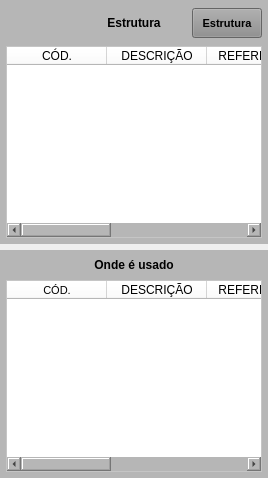
        <widget class="QWidget" name="widget_8" native="true">
         <property name="minimumSize">
          <size>
           <width>0</width>
           <height>0</height>
          </size>
         </property>
         <property name="maximumSize">
          <size>
           <width>16777215</width>
           <height>16777215</height>
          </size>
         </property>
         <layout class="QVBoxLayout" name="verticalLayout_12">
          <property name="leftMargin">
           <number>0</number>
          </property>
          <property name="topMargin">
           <number>0</number>
          </property>
          <property name="rightMargin">
           <number>0</number>
          </property>
          <property name="bottomMargin">
           <number>0</number>
          </property>
          <item>
           <widget class="QWidget" name="widget_Estrutura" native="true">
            <property name="styleSheet">
             <string notr="true">background-color: rgb(182, 182, 182);</string>
            </property>
            <layout class="QVBoxLayout" name="verticalLayout_9">
             <property name="leftMargin">
              <number>6</number>
             </property>
             <property name="topMargin">
              <number>0</number>
             </property>
             <property name="rightMargin">
              <number>6</number>
             </property>
             <property name="bottomMargin">
              <number>6</number>
             </property>
             <item>
              <widget class="QWidget" name="widget_20" native="true">
               <property name="minimumSize">
                <size>
                 <width>0</width>
                 <height>40</height>
                </size>
               </property>
               <property name="maximumSize">
                <size>
                 <width>16777215</width>
                 <height>40</height>
                </size>
               </property>
               <layout class="QHBoxLayout" name="horizontalLayout_10">
                <property name="leftMargin">
                 <number>0</number>
                </property>
                <property name="topMargin">
                 <number>6</number>
                </property>
                <property name="rightMargin">
                 <number>0</number>
                </property>
                <property name="bottomMargin">
                 <number>0</number>
                </property>
                <item>
                 <widget class="QLabel" name="label_11">
                  <property name="minimumSize">
                   <size>
                    <width>70</width>
                    <height>0</height>
                   </size>
                  </property>
                  <property name="maximumSize">
                   <size>
                    <width>70</width>
                    <height>16777215</height>
                   </size>
                  </property>
                  <property name="text">
                   <string/>
                  </property>
                 </widget>
                </item>
                <item>
                 <widget class="QLabel" name="label_Titulo_2">
                  <property name="minimumSize">
                   <size>
                    <width>0</width>
                    <height>18</height>
                   </size>
                  </property>
                  <property name="maximumSize">
                   <size>
                    <width>16777215</width>
                    <height>18</height>
                   </size>
                  </property>
                  <property name="font">
                   <font>
                    <pointsize>9</pointsize>
                    <weight>75</weight>
                    <bold>true</bold>
                   </font>
                  </property>
                  <property name="text">
                   <string>Estrutura</string>
                  </property>
                  <property name="alignment">
                   <set>Qt::AlignCenter</set>
                  </property>
                 </widget>
                </item>
                <item>
                 <widget class="QWidget" name="widget_24" native="true">
                  <property name="minimumSize">
                   <size>
                    <width>70</width>
                    <height>30</height>
                   </size>
                  </property>
                  <property name="maximumSize">
                   <size>
                    <width>70</width>
                    <height>30</height>
                   </size>
                  </property>
                  <property name="sizeIncrement">
                   <size>
                    <width>0</width>
                    <height>0</height>
                   </size>
                  </property>
                  <layout class="QHBoxLayout" name="horizontalLayout_22">
                   <property name="spacing">
                    <number>0</number>
                   </property>
                   <property name="leftMargin">
                    <number>0</number>
                   </property>
                   <property name="topMargin">
                    <number>0</number>
                   </property>
                   <property name="rightMargin">
                    <number>0</number>
                   </property>
                   <property name="bottomMargin">
                    <number>0</number>
                   </property>
                   <item>
                    <widget class="QPushButton" name="btn_Estrutura">
                     <property name="sizePolicy">
                      <sizepolicy hsizetype="Preferred" vsizetype="Preferred">
                       <horstretch>0</horstretch>
                       <verstretch>0</verstretch>
                      </sizepolicy>
                     </property>
                     <property name="minimumSize">
                      <size>
                       <width>0</width>
                       <height>0</height>
                      </size>
                     </property>
                     <property name="maximumSize">
                      <size>
                       <width>16777215</width>
                       <height>16777215</height>
                      </size>
                     </property>
                     <property name="font">
                      <font>
                       <pointsize>8</pointsize>
                       <weight>75</weight>
                       <bold>true</bold>
                      </font>
                     </property>
                     <property name="cursor">
                      <cursorShape>PointingHandCursor</cursorShape>
                     </property>
                     <property name="layoutDirection">
                      <enum>Qt::LeftToRight</enum>
                     </property>
                     <property name="autoFillBackground">
                      <bool>false</bool>
                     </property>
                     <property name="styleSheet">
                      <string notr="true">background-color: rgb(141, 141, 141);</string>
                     </property>
                     <property name="text">
                      <string>Estrutura</string>
                     </property>
                     <property name="checkable">
                      <bool>false</bool>
                     </property>
                     <property name="autoDefault">
                      <bool>false</bool>
                     </property>
                     <property name="default">
                      <bool>false</bool>
                     </property>
                     <property name="flat">
                      <bool>false</bool>
                     </property>
                    </widget>
                   </item>
                  </layout>
                 </widget>
                </item>
               </layout>
              </widget>
             </item>
             <item>
              <widget class="QTableWidget" name="table_Estrutura">
               <property name="sizePolicy">
                <sizepolicy hsizetype="Preferred" vsizetype="Preferred">
                 <horstretch>0</horstretch>
                 <verstretch>0</verstretch>
                </sizepolicy>
               </property>
               <property name="font">
                <font>
                 <pointsize>8</pointsize>
                </font>
               </property>
               <property name="styleSheet">
                <string notr="true">background-color: rgb(255, 255, 255);</string>
               </property>
               <column>
                <property name="text">
                 <string>CÓD.</string>
                </property>
               </column>
               <column>
                <property name="text">
                 <string>DESCRIÇÃO</string>
                </property>
               </column>
               <column>
                <property name="text">
                 <string>REFERÊNCIA</string>
                </property>
               </column>
               <column>
                <property name="text">
                 <string>UM</string>
                </property>
               </column>
               <column>
                <property name="text">
                 <string>QTDE</string>
                </property>
               </column>
              </widget>
             </item>
            </layout>
           </widget>
          </item>
          <item>
           <widget class="QWidget" name="widget_Usado" native="true">
            <property name="styleSheet">
             <string notr="true">background-color: rgb(182, 182, 182);</string>
            </property>
            <layout class="QVBoxLayout" name="verticalLayout_11">
             <property name="leftMargin">
              <number>6</number>
             </property>
             <property name="topMargin">
              <number>6</number>
             </property>
             <property name="rightMargin">
              <number>6</number>
             </property>
             <property name="bottomMargin">
              <number>6</number>
             </property>
             <item>
              <widget class="QLabel" name="label_62">
               <property name="minimumSize">
                <size>
                 <width>0</width>
                 <height>18</height>
                </size>
               </property>
               <property name="maximumSize">
                <size>
                 <width>16777215</width>
                 <height>18</height>
                </size>
               </property>
               <property name="font">
                <font>
                 <pointsize>9</pointsize>
                 <weight>75</weight>
                 <bold>true</bold>
                </font>
               </property>
               <property name="text">
                <string>Onde é usado</string>
               </property>
               <property name="alignment">
                <set>Qt::AlignCenter</set>
               </property>
              </widget>
             </item>
             <item>
              <widget class="QTableWidget" name="table_Usado">
               <property name="sizePolicy">
                <sizepolicy hsizetype="Preferred" vsizetype="Preferred">
                 <horstretch>0</horstretch>
                 <verstretch>0</verstretch>
                </sizepolicy>
               </property>
               <property name="font">
                <font>
                 <pointsize>8</pointsize>
                </font>
               </property>
               <property name="styleSheet">
                <string notr="true">background-color: rgb(255, 255, 255);</string>
               </property>
               <column>
                <property name="text">
                 <string>CÓD.</string>
                </property>
                <property name="font">
                 <font>
                  <pointsize>8</pointsize>
                 </font>
                </property>
               </column>
               <column>
                <property name="text">
                 <string>DESCRIÇÃO</string>
                </property>
               </column>
               <column>
                <property name="text">
                 <string>REFERÊNCIA</string>
                </property>
               </column>
               <column>
                <property name="text">
                 <string>UM</string>
                </property>
               </column>
               <column>
                <property name="text">
                 <string>QTDE</string>
                </property>
               </column>
              </widget>
             </item>
            </layout>
           </widget>
          </item>
         </layout>
        </widget>
